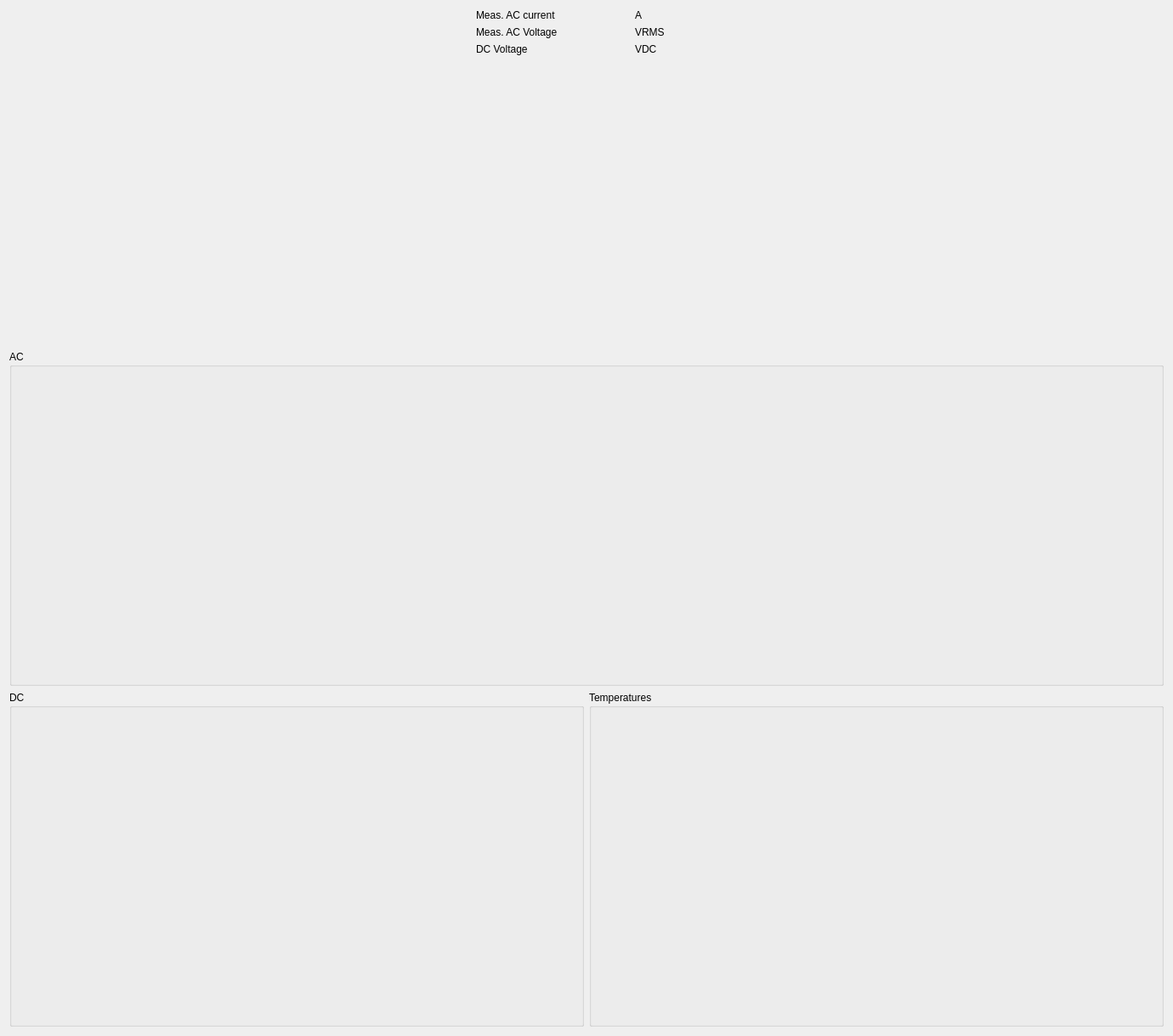
<?xml version="1.0" encoding="UTF-8"?>
<ui version="4.0">
 <class>Form</class>
 <widget class="EpcForm" name="Form">
  <property name="geometry">
   <rect>
    <x>0</x>
    <y>0</y>
    <width>1380</width>
    <height>1219</height>
   </rect>
  </property>
  <property name="windowTitle">
   <string>Form</string>
  </property>
  <property name="can_file" stdset="0">
   <string>distributed_generation.sym</string>
  </property>
  <layout class="QGridLayout" name="gridLayout">
   <item row="3" column="1">
    <widget class="QGroupBox" name="groupBox_2">
     <property name="title">
      <string>Temperatures</string>
     </property>
     <layout class="QGridLayout" name="gridLayout_3">
      <item row="1" column="1">
       <layout class="QVBoxLayout" name="verticalLayout_12">
        <item>
         <widget class="Scale" name="scale_10">
          <property name="frame" stdset="0">
           <string>StatusTemps</string>
          </property>
          <property name="signal" stdset="0">
           <string>TempInlet_measured</string>
          </property>
         </widget>
        </item>
        <item>
         <widget class="Epc" name="epc_8">
          <property name="frame" stdset="0">
           <string>StatusTemps</string>
          </property>
          <property name="signal" stdset="0">
           <string>TempInlet_measured</string>
          </property>
          <property name="label_visible" stdset="0">
           <bool>false</bool>
          </property>
         </widget>
        </item>
       </layout>
      </item>
      <item row="1" column="0">
       <layout class="QVBoxLayout" name="verticalLayout_11">
        <item>
         <widget class="Scale" name="scale_9">
          <property name="frame" stdset="0">
           <string>StatusTemps</string>
          </property>
          <property name="signal" stdset="0">
           <string>TempInternal_measured</string>
          </property>
         </widget>
        </item>
        <item>
         <widget class="Epc" name="epc_7">
          <property name="frame" stdset="0">
           <string>StatusTemps</string>
          </property>
          <property name="signal" stdset="0">
           <string>TempInternal_measured</string>
          </property>
          <property name="label_visible" stdset="0">
           <bool>false</bool>
          </property>
         </widget>
        </item>
       </layout>
      </item>
      <item row="0" column="0">
       <layout class="QVBoxLayout" name="verticalLayout_8">
        <item>
         <widget class="Scale" name="scale_6">
          <property name="frame" stdset="0">
           <string>StatusDeviceTemps</string>
          </property>
          <property name="signal" stdset="0">
           <string>TempDeviceBrdgA_measured</string>
          </property>
         </widget>
        </item>
        <item>
         <widget class="Epc" name="epc_4">
          <property name="frame" stdset="0">
           <string>StatusDeviceTemps</string>
          </property>
          <property name="signal" stdset="0">
           <string>TempDeviceBrdgA_measured</string>
          </property>
          <property name="label_visible" stdset="0">
           <bool>false</bool>
          </property>
         </widget>
        </item>
       </layout>
      </item>
      <item row="0" column="1">
       <layout class="QVBoxLayout" name="verticalLayout_9">
        <item>
         <widget class="Scale" name="scale_7">
          <property name="frame" stdset="0">
           <string>StatusDeviceTemps</string>
          </property>
          <property name="signal" stdset="0">
           <string>TempDeviceBrdgB_measured</string>
          </property>
         </widget>
        </item>
        <item>
         <widget class="Epc" name="epc_5">
          <property name="frame" stdset="0">
           <string>StatusDeviceTemps</string>
          </property>
          <property name="signal" stdset="0">
           <string>TempDeviceBrdgB_measured</string>
          </property>
          <property name="label_visible" stdset="0">
           <bool>false</bool>
          </property>
         </widget>
        </item>
       </layout>
      </item>
     </layout>
    </widget>
   </item>
   <item row="3" column="0">
    <widget class="QGroupBox" name="groupBox_5">
     <property name="sizePolicy">
      <sizepolicy hsizetype="Preferred" vsizetype="Preferred">
       <horstretch>0</horstretch>
       <verstretch>0</verstretch>
      </sizepolicy>
     </property>
     <property name="title">
      <string>DC</string>
     </property>
     <layout class="QVBoxLayout" name="verticalLayout">
      <item>
       <widget class="Led" name="led_44">
        <property name="frame" stdset="0">
         <string>StatusBits</string>
        </property>
        <property name="signal" stdset="0">
         <string>PowerAvailDC_status</string>
        </property>
        <property name="label_override" stdset="0">
         <string/>
        </property>
        <property name="label_visible" stdset="0">
         <bool>true</bool>
        </property>
       </widget>
      </item>
      <item>
       <layout class="QVBoxLayout" name="verticalLayout_6">
        <item>
         <widget class="Scale" name="scale_8">
          <property name="frame" stdset="0">
           <string>StatusDCParameters</string>
          </property>
          <property name="signal" stdset="0">
           <string>VoltageDCBus</string>
          </property>
         </widget>
        </item>
        <item>
         <widget class="Epc" name="epc_2">
          <property name="frame" stdset="0">
           <string>StatusDCParameters</string>
          </property>
          <property name="signal" stdset="0">
           <string>VoltageDCBus</string>
          </property>
          <property name="label_visible" stdset="0">
           <bool>false</bool>
          </property>
         </widget>
        </item>
       </layout>
      </item>
      <item>
       <layout class="QVBoxLayout" name="verticalLayout_5">
        <item>
         <widget class="Scale" name="scale_5">
          <property name="frame" stdset="0">
           <string>StatusDCParameters</string>
          </property>
          <property name="signal" stdset="0">
           <string>CurrentDC_measured</string>
          </property>
         </widget>
        </item>
        <item>
         <widget class="Epc" name="epc">
          <property name="frame" stdset="0">
           <string>StatusDCParameters</string>
          </property>
          <property name="signal" stdset="0">
           <string>CurrentDC_measured</string>
          </property>
          <property name="label_visible" stdset="0">
           <bool>false</bool>
          </property>
         </widget>
        </item>
       </layout>
      </item>
     </layout>
    </widget>
   </item>
   <item row="2" column="0" colspan="2">
    <widget class="QGroupBox" name="groupBox_4">
     <property name="title">
      <string>AC</string>
     </property>
     <layout class="QGridLayout" name="gridLayout_2">
      <item row="3" column="0">
       <widget class="CompoundScale" name="compoundscale_3">
        <property name="command_frame" stdset="0">
         <string>CommandVF</string>
        </property>
        <property name="command_signal" stdset="0">
         <string>Voltage_command</string>
        </property>
        <property name="echo_frame" stdset="0">
         <string>StatusCommandVF</string>
        </property>
        <property name="echo_signal" stdset="0">
         <string>Voltage_echo</string>
        </property>
        <property name="status_frame" stdset="0">
         <string>StatusACParameters</string>
        </property>
        <property name="status_signal" stdset="0">
         <string>VoltageAC_measured</string>
        </property>
        <property name="status_override_range" stdset="0">
         <bool>true</bool>
        </property>
        <property name="status_minimum" stdset="0">
         <double>165.000000000000000</double>
        </property>
        <property name="status_maximum" stdset="0">
         <double>250.000000000000000</double>
        </property>
       </widget>
      </item>
      <item row="3" column="1">
       <widget class="CompoundScale" name="compoundscale_4">
        <property name="command_frame" stdset="0">
         <string>CommandVF</string>
        </property>
        <property name="command_signal" stdset="0">
         <string>Frequency_command</string>
        </property>
        <property name="echo_frame" stdset="0">
         <string>StatusCommandVF</string>
        </property>
        <property name="echo_signal" stdset="0">
         <string>Frequency_echo</string>
        </property>
        <property name="status_frame" stdset="0">
         <string>StatusACParameters</string>
        </property>
        <property name="status_signal" stdset="0">
         <string>Frequency_measured</string>
        </property>
       </widget>
      </item>
      <item row="0" column="0">
       <widget class="Led" name="led_47">
        <property name="frame" stdset="0">
         <string>StatusBits</string>
        </property>
        <property name="signal" stdset="0">
         <string>LineVoltageDetected_status</string>
        </property>
        <property name="label_override" stdset="0">
         <string/>
        </property>
        <property name="label_visible" stdset="0">
         <bool>true</bool>
        </property>
       </widget>
      </item>
      <item row="2" column="1">
       <widget class="CompoundScale" name="compoundscale_2">
        <property name="command_frame" stdset="0">
         <string>CommandPower</string>
        </property>
        <property name="command_signal" stdset="0">
         <string>ReactiveCurrent_command</string>
        </property>
        <property name="echo_frame" stdset="0">
         <string>StatusCommandedPower</string>
        </property>
        <property name="echo_signal" stdset="0">
         <string>ReactivePower_echo</string>
        </property>
        <property name="status_frame" stdset="0">
         <string>StatusMeasuredPower</string>
        </property>
        <property name="status_signal" stdset="0">
         <string>ReactivePower_measured</string>
        </property>
       </widget>
      </item>
      <item row="2" column="0">
       <widget class="CompoundScale" name="compoundscale">
        <property name="command_frame" stdset="0">
         <string>CommandPower</string>
        </property>
        <property name="command_signal" stdset="0">
         <string>RealCurrent_command</string>
        </property>
        <property name="echo_frame" stdset="0">
         <string>StatusCommandedPower</string>
        </property>
        <property name="echo_signal" stdset="0">
         <string>RealPower_echo</string>
        </property>
        <property name="status_frame" stdset="0">
         <string>StatusMeasuredPower</string>
        </property>
        <property name="status_signal" stdset="0">
         <string>RealPower_measured</string>
        </property>
       </widget>
      </item>
      <item row="0" column="1">
       <widget class="Led" name="led_43">
        <property name="frame" stdset="0">
         <string>StatusBits</string>
        </property>
        <property name="signal" stdset="0">
         <string>PowerAvailAC_status</string>
        </property>
        <property name="label_override" stdset="0">
         <string/>
        </property>
        <property name="label_visible" stdset="0">
         <bool>true</bool>
        </property>
       </widget>
      </item>
     </layout>
    </widget>
   </item>
   <item row="1" column="0" colspan="2">
    <layout class="QGridLayout" name="gridLayout_5">
     <item row="0" column="0" rowspan="2">
      <widget class="CompoundToggle" name="compoundtoggle_5">
       <property name="box_title" stdset="0">
        <string>Enable</string>
       </property>
       <property name="command_frame" stdset="0">
        <string>CommandModeControl</string>
       </property>
       <property name="command_signal" stdset="0">
        <string>Enable_command</string>
       </property>
       <property name="status_frame" stdset="0">
        <string>StatusBits</string>
       </property>
       <property name="status_signal" stdset="0">
        <string>Enable_echo</string>
       </property>
       <property name="status_off_on_color" stdset="0">
        <color>
         <red>192</red>
         <green>32</green>
         <blue>32</blue>
        </color>
       </property>
      </widget>
     </item>
     <item row="0" column="5" rowspan="2">
      <widget class="CompoundToggle" name="compoundtoggle_6">
       <property name="box_title" stdset="0">
        <string>Phase Mode</string>
       </property>
       <property name="command_frame" stdset="0">
        <string>CommandModeControl</string>
       </property>
       <property name="command_signal" stdset="0">
        <string>EnableSplitPhase_command</string>
       </property>
       <property name="status_frame" stdset="0">
        <string>StatusBits</string>
       </property>
       <property name="status_signal" stdset="0">
        <string>EnableSplitPhase_echo</string>
       </property>
      </widget>
     </item>
     <item row="1" column="1">
      <widget class="Led" name="led_26">
       <property name="sizePolicy">
        <sizepolicy hsizetype="Fixed" vsizetype="Fixed">
         <horstretch>0</horstretch>
         <verstretch>0</verstretch>
        </sizepolicy>
       </property>
       <property name="frame" stdset="0">
        <string>StatusFaults</string>
       </property>
       <property name="signal" stdset="0">
        <string>GeneralFault_status</string>
       </property>
       <property name="label_visible" stdset="0">
        <bool>false</bool>
       </property>
       <property name="automatic_off_color" stdset="0">
        <bool>false</bool>
       </property>
       <property name="on_color" stdset="0">
        <color>
         <red>192</red>
         <green>32</green>
         <blue>32</blue>
        </color>
       </property>
       <property name="manual_off_color" stdset="0">
        <color>
         <red>32</red>
         <green>192</green>
         <blue>32</blue>
        </color>
       </property>
      </widget>
     </item>
     <item row="1" column="2">
      <widget class="Button" name="button_2">
       <property name="frame" stdset="0">
        <string>CommandModeControl</string>
       </property>
       <property name="signal" stdset="0">
        <string>FaultClear_command</string>
       </property>
       <property name="label_visible" stdset="0">
        <bool>false</bool>
       </property>
       <property name="tx" stdset="0">
        <bool>true</bool>
       </property>
      </widget>
     </item>
     <item row="2" column="4" colspan="2">
      <widget class="CompactEpc" name="compactepc_2">
       <property name="sizePolicy">
        <sizepolicy hsizetype="Fixed" vsizetype="Fixed">
         <horstretch>0</horstretch>
         <verstretch>0</verstretch>
        </sizepolicy>
       </property>
       <property name="frame" stdset="0">
        <string>StatusBits</string>
       </property>
       <property name="signal" stdset="0">
        <string>PhaseRotation_status</string>
       </property>
      </widget>
     </item>
     <item row="0" column="1" colspan="2">
      <widget class="Enum" name="enum_7">
       <property name="sizePolicy">
        <sizepolicy hsizetype="Fixed" vsizetype="Fixed">
         <horstretch>0</horstretch>
         <verstretch>0</verstretch>
        </sizepolicy>
       </property>
       <property name="frame" stdset="0">
        <string>StatusBits</string>
       </property>
       <property name="signal" stdset="0">
        <string>State_status</string>
       </property>
      </widget>
     </item>
     <item row="0" column="4" rowspan="2">
      <widget class="CompoundToggle" name="compoundtoggle_4">
       <property name="box_title" stdset="0">
        <string>Phase Rotation</string>
       </property>
       <property name="command_frame" stdset="0">
        <string>CommandModeControl</string>
       </property>
       <property name="command_signal" stdset="0">
        <string>PhaseRotation_command</string>
       </property>
       <property name="status_frame" stdset="0">
        <string>StatusBits</string>
       </property>
       <property name="status_signal" stdset="0">
        <string>PhaseRotation_echo</string>
       </property>
      </widget>
     </item>
     <item row="0" column="3" rowspan="3">
      <layout class="QGridLayout" name="gridLayout_4">
       <item row="0" column="1">
        <widget class="Lcd" name="lcd">
         <property name="sizePolicy">
          <sizepolicy hsizetype="Minimum" vsizetype="Preferred">
           <horstretch>0</horstretch>
           <verstretch>0</verstretch>
          </sizepolicy>
         </property>
         <property name="frame" stdset="0">
          <string>StatusACParameters</string>
         </property>
         <property name="signal" stdset="0">
          <string>CurrentAC_measured</string>
         </property>
         <property name="label_visible" stdset="0">
          <bool>false</bool>
         </property>
         <property name="units_visible" stdset="0">
          <bool>false</bool>
         </property>
        </widget>
       </item>
       <item row="0" column="0">
        <widget class="QLabel" name="label">
         <property name="text">
          <string>Meas. AC current</string>
         </property>
        </widget>
       </item>
       <item row="2" column="1">
        <widget class="Lcd" name="lcd_3">
         <property name="sizePolicy">
          <sizepolicy hsizetype="Minimum" vsizetype="Preferred">
           <horstretch>0</horstretch>
           <verstretch>0</verstretch>
          </sizepolicy>
         </property>
         <property name="frame" stdset="0">
          <string>StatusDCParameters</string>
         </property>
         <property name="signal" stdset="0">
          <string>VoltageDCBus</string>
         </property>
         <property name="label_visible" stdset="0">
          <bool>false</bool>
         </property>
         <property name="units_visible" stdset="0">
          <bool>false</bool>
         </property>
        </widget>
       </item>
       <item row="2" column="0">
        <widget class="QLabel" name="label_3">
         <property name="text">
          <string>DC Voltage</string>
         </property>
        </widget>
       </item>
       <item row="1" column="0">
        <widget class="QLabel" name="label_2">
         <property name="text">
          <string>Meas. AC Voltage</string>
         </property>
        </widget>
       </item>
       <item row="1" column="1">
        <widget class="Lcd" name="lcd_2">
         <property name="sizePolicy">
          <sizepolicy hsizetype="Minimum" vsizetype="Preferred">
           <horstretch>0</horstretch>
           <verstretch>0</verstretch>
          </sizepolicy>
         </property>
         <property name="frame" stdset="0">
          <string>StatusACParameters</string>
         </property>
         <property name="signal" stdset="0">
          <string>VoltageAC_measured</string>
         </property>
         <property name="label_visible" stdset="0">
          <bool>false</bool>
         </property>
         <property name="units_visible" stdset="0">
          <bool>false</bool>
         </property>
        </widget>
       </item>
       <item row="2" column="2">
        <widget class="QLabel" name="label_4">
         <property name="text">
          <string>VDC</string>
         </property>
        </widget>
       </item>
       <item row="1" column="2">
        <widget class="QLabel" name="label_5">
         <property name="text">
          <string>VRMS</string>
         </property>
        </widget>
       </item>
       <item row="0" column="2">
        <widget class="QLabel" name="label_6">
         <property name="text">
          <string>A</string>
         </property>
        </widget>
       </item>
      </layout>
     </item>
     <item row="2" column="0" rowspan="2" colspan="3">
      <layout class="QVBoxLayout" name="verticalLayout_3">
       <item>
        <widget class="Led" name="led_48">
         <property name="frame" stdset="0">
          <string>StatusBits</string>
         </property>
         <property name="signal" stdset="0">
          <string>PowerCircuitEnabled_status</string>
         </property>
         <property name="label_override" stdset="0">
          <string/>
         </property>
         <property name="label_visible" stdset="0">
          <bool>true</bool>
         </property>
        </widget>
       </item>
       <item>
        <widget class="Led" name="led">
         <property name="frame" stdset="0">
          <string>StatusBits</string>
         </property>
         <property name="signal" stdset="0">
          <string>DI4_status</string>
         </property>
         <property name="label_override" stdset="0">
          <string>Pump Running</string>
         </property>
         <property name="automatic_off_color" stdset="0">
          <bool>false</bool>
         </property>
         <property name="manual_off_color" stdset="0">
          <color>
           <red>192</red>
           <green>32</green>
           <blue>32</blue>
          </color>
         </property>
        </widget>
       </item>
      </layout>
     </item>
    </layout>
   </item>
  </layout>
 </widget>
 <customwidgets>
  <customwidget>
   <class>CompoundScale</class>
   <extends>QWidget</extends>
   <header>epyq.compoundscale</header>
  </customwidget>
  <customwidget>
   <class>CompoundToggle</class>
   <extends>QWidget</extends>
   <header>epyq.compoundtoggle</header>
  </customwidget>
  <customwidget>
   <class>EpcForm</class>
   <extends>QWidget</extends>
   <header>epyq.form</header>
   <container>1</container>
  </customwidget>
  <customwidget>
   <class>Button</class>
   <extends>QWidget</extends>
   <header>epyq.widgets.button</header>
  </customwidget>
  <customwidget>
   <class>CompactEpc</class>
   <extends>Epc</extends>
   <header>epyq.widgets.compactepc</header>
  </customwidget>
  <customwidget>
   <class>Enum</class>
   <extends>QWidget</extends>
   <header>epyq.widgets.enum</header>
  </customwidget>
  <customwidget>
   <class>Epc</class>
   <extends>QWidget</extends>
   <header>epyq.widgets.epc</header>
  </customwidget>
  <customwidget>
   <class>Lcd</class>
   <extends>QWidget</extends>
   <header>epyq.widgets.lcd</header>
  </customwidget>
  <customwidget>
   <class>Led</class>
   <extends>QWidget</extends>
   <header>epyq.widgets.led</header>
  </customwidget>
  <customwidget>
   <class>Scale</class>
   <extends>QWidget</extends>
   <header>epyq.widgets.scale</header>
  </customwidget>
 </customwidgets>
 <resources/>
 <connections/>
</ui>
